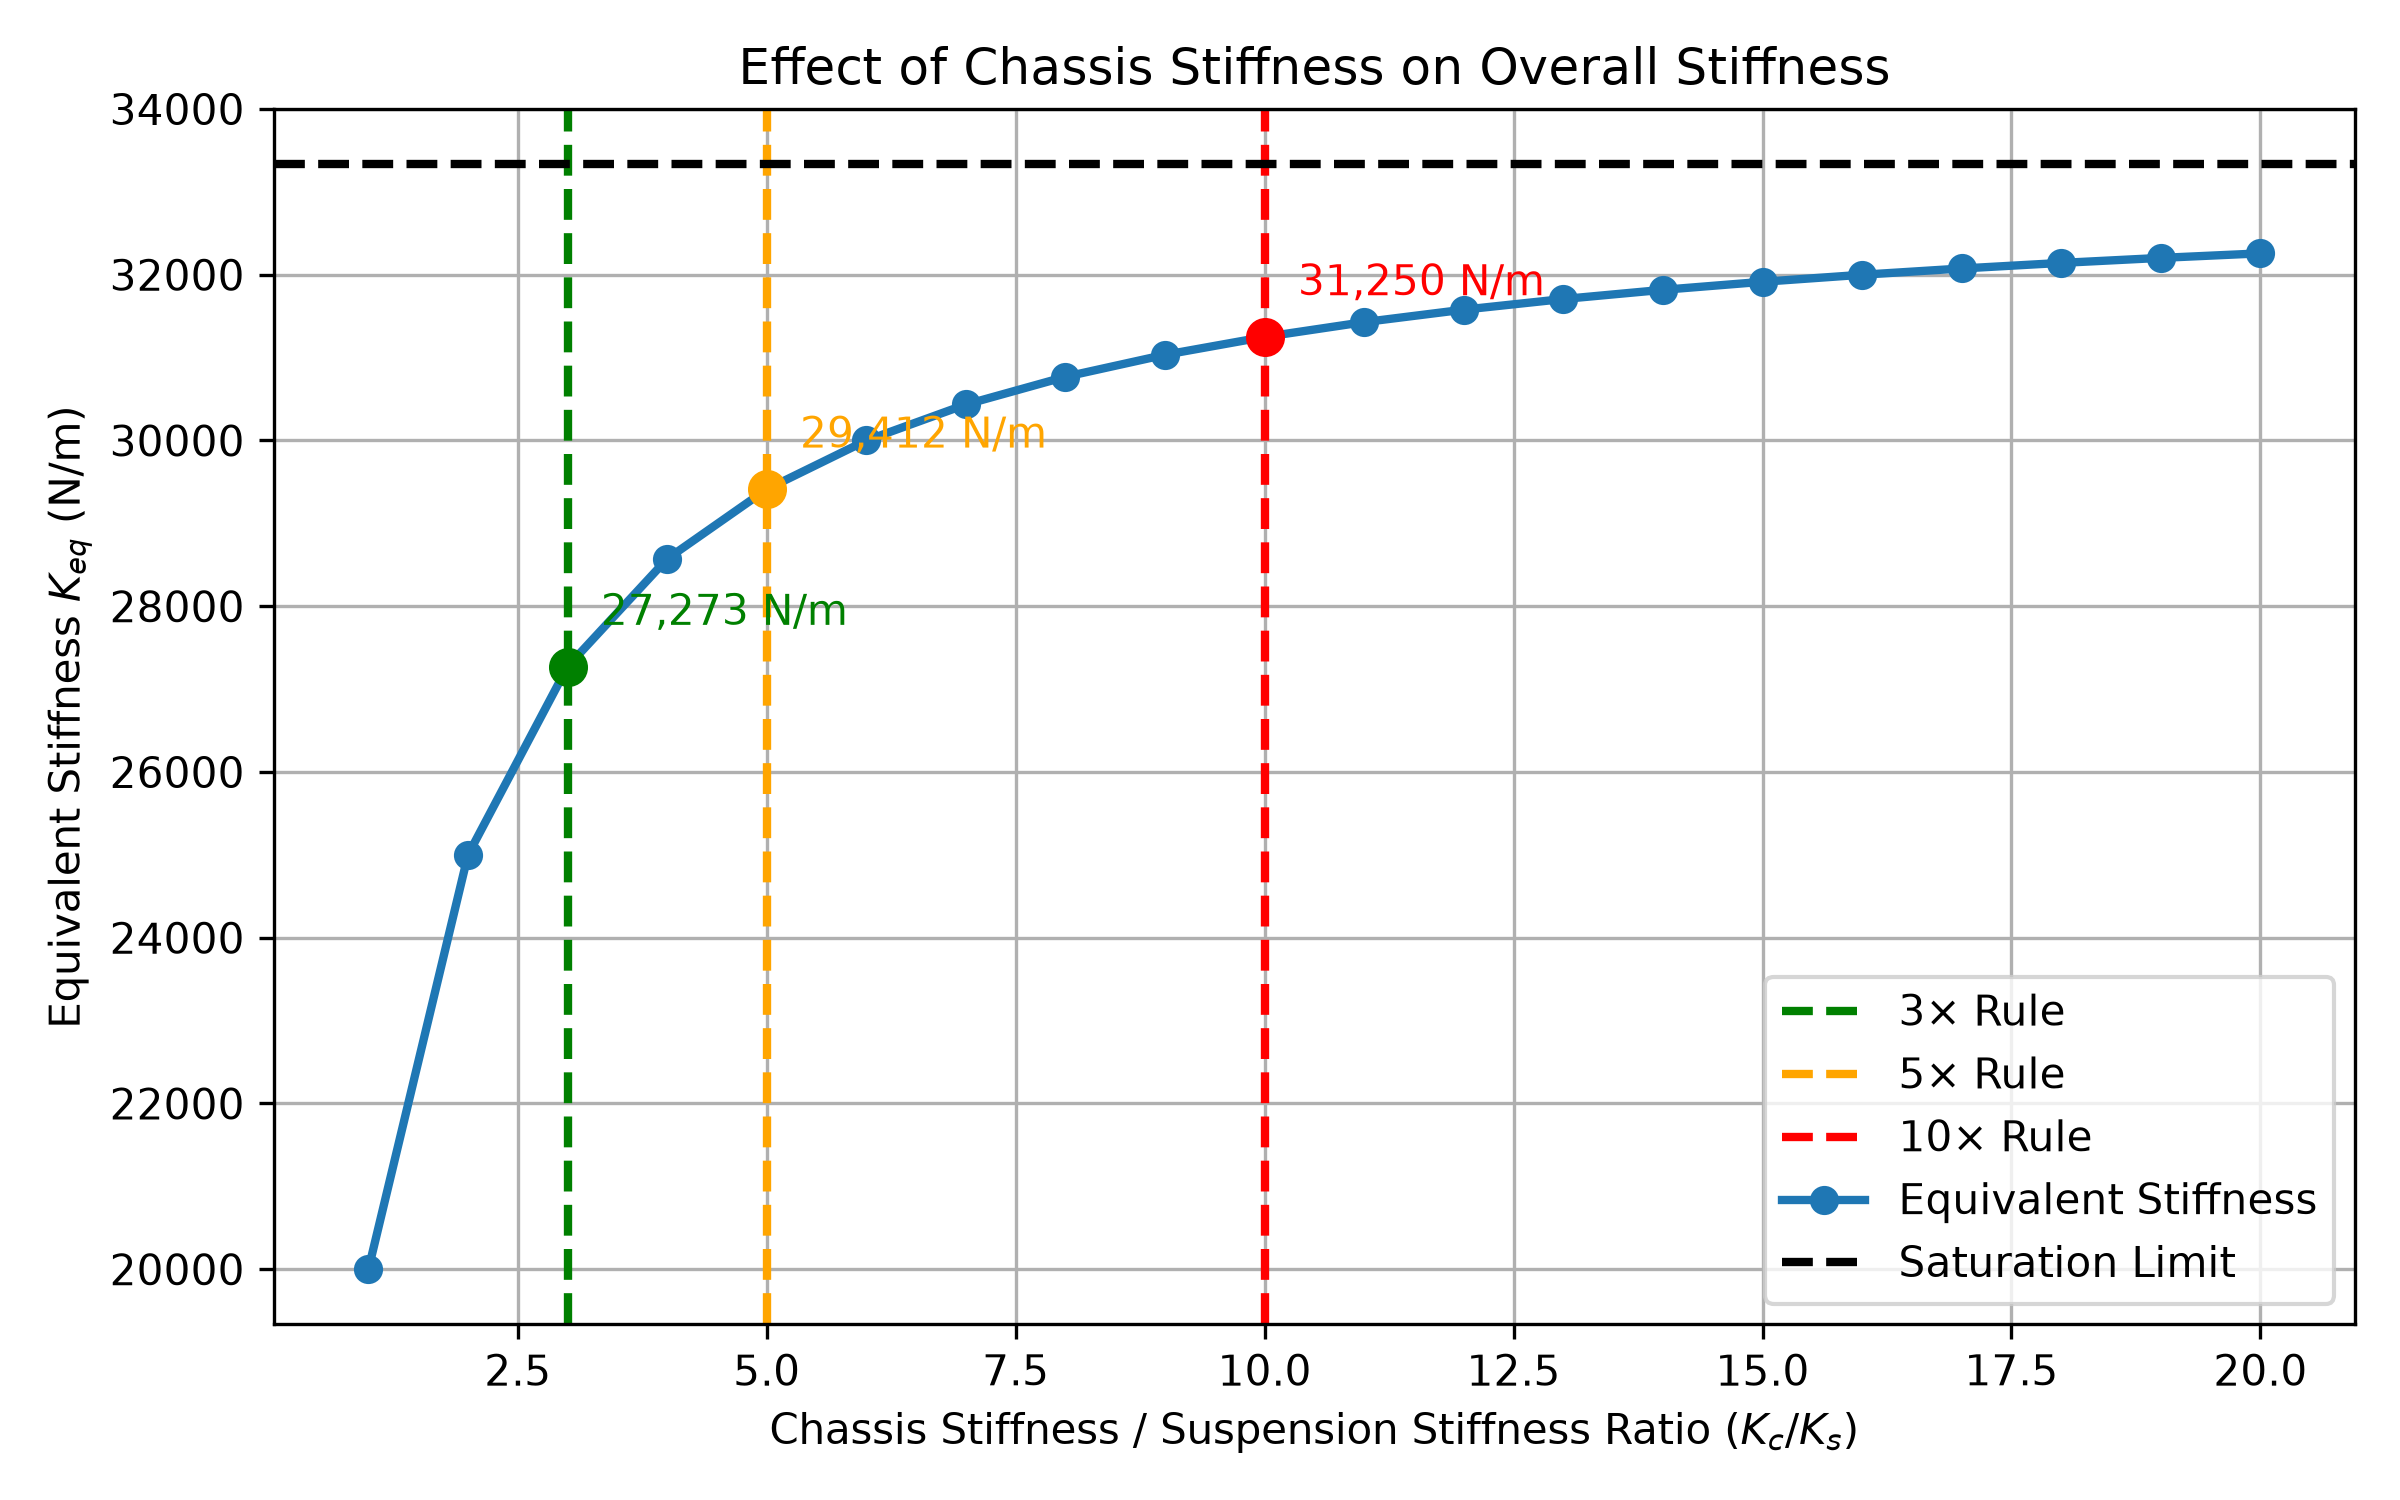

Generate this figure with Python:
import numpy as np
import matplotlib.pyplot as plt
from pathlib import Path


# Parameters
Ks = 50000.0      # Suspension stiffness (N/m)
Kt = 100000.0     # Tire stiffness (N/m)

# Chassis stiffness sweep
ratio = np.arange(1, 21)
Kc = ratio * Ks

# 剛性
# =====================================
# Equivalent stiffness
Keq = 1.0 / (1.0 / Kt + 1.0 / Ks + 1.0 / Kc)

# Saturation (Kc -> infinity)
Keq_inf = 1.0 / (1.0 / Kt + 1.0 / Ks)


# 10x Rule(10倍原則)
# =====================================
# Design ratios to highlight
plt.figure(figsize=(8, 5))
highlight_ratios = [3, 5, 10]

colors = {
    3: "green",
    5: "orange",
    10: "red"
}

for r in highlight_ratios:

    idx = np.where(ratio == r)[0][0]
    Keq_r = Keq[idx]

    print(f"Equivalent stiffness @{r}x = {Keq_r:,.1f} N/m")

    # Vertical line
    plt.axvline(
        r,
        linestyle="--",
        color=colors[r],
        linewidth=2,
        label=f"{r}× Rule"
    )

    # Highlight point
    plt.scatter(
        r,
        Keq_r,
        color=colors[r],
        s=70,
        zorder=5
    )

    # Annotation
    plt.annotate(
        f"{Keq_r:,.0f} N/m",
        xy=(r, Keq_r),
        xytext=(8, 10),
        textcoords="offset points",
        color=colors[r]
    )


# Plot
# =====================================
plt.plot(
    ratio,
    Keq,
    "o-",
    linewidth=2,
    markersize=6,
    label="Equivalent Stiffness"
)

# Saturation line
plt.axhline(
    Keq_inf,
    linestyle="--",
    color="black",
    linewidth=2,
    label="Saturation Limit"
)

plt.grid(True)

plt.xlabel("Chassis Stiffness / Suspension Stiffness Ratio ($K_c/K_s$)")
plt.ylabel("Equivalent Stiffness $K_{eq}$ (N/m)")
plt.title("Effect of Chassis Stiffness on Overall Stiffness")

plt.legend()

plt.tight_layout()

# Save figure
output_path = Path(__file__).parent / "Overall_Rigidity.png"

plt.savefig(output_path, dpi=300)

print(f"\nFigure saved to:\n{output_path}")

plt.show()
